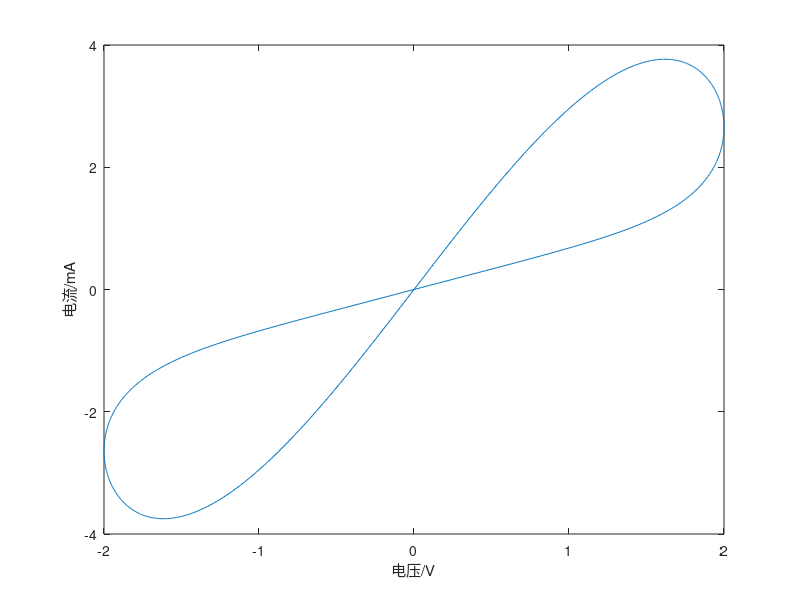

Recreate this plot in MATLAB.
% 1.basic parameter
clear;clc;
a = 0.6667 * 10^(-3);
b = 194.4945;
% vm = 1,2,3
vm = 1;
% fai0 = 0,-0.5,0.5 m Wb
fai0 = 0* 10^(-3);
% f = 300,600,2000Hz
w = 2*pi*300;
% 2.time
t = linspace(0,2*pi/w,1001);
delta = 2*pi/w/1000;
% 3.it,x,M,V
vt = 2*vm*sin(w*t);
%vt = 2*vm*sin(w*t)+1.5*vm*cos(2*w*t);
N = size(t);N = N(2);
fai =vt;
for k=2:N
    fai(k)=vt(k)+fai(k-1);
end
fai = fai0 + delta *fai;
W = a+ 3*b*fai.^2;
I = W .*vt;
plot(vt,I*1000);
xlabel('电压/V');
ylabel('电流/mA');
%% 保存数据
data = zeros(length(I),2);
for i=1:length(I)
    data(i,1) = I(i);
    data(i,2) = vt(i);
end

save("Multisim忆阻器数据.txt","data","-ascii")